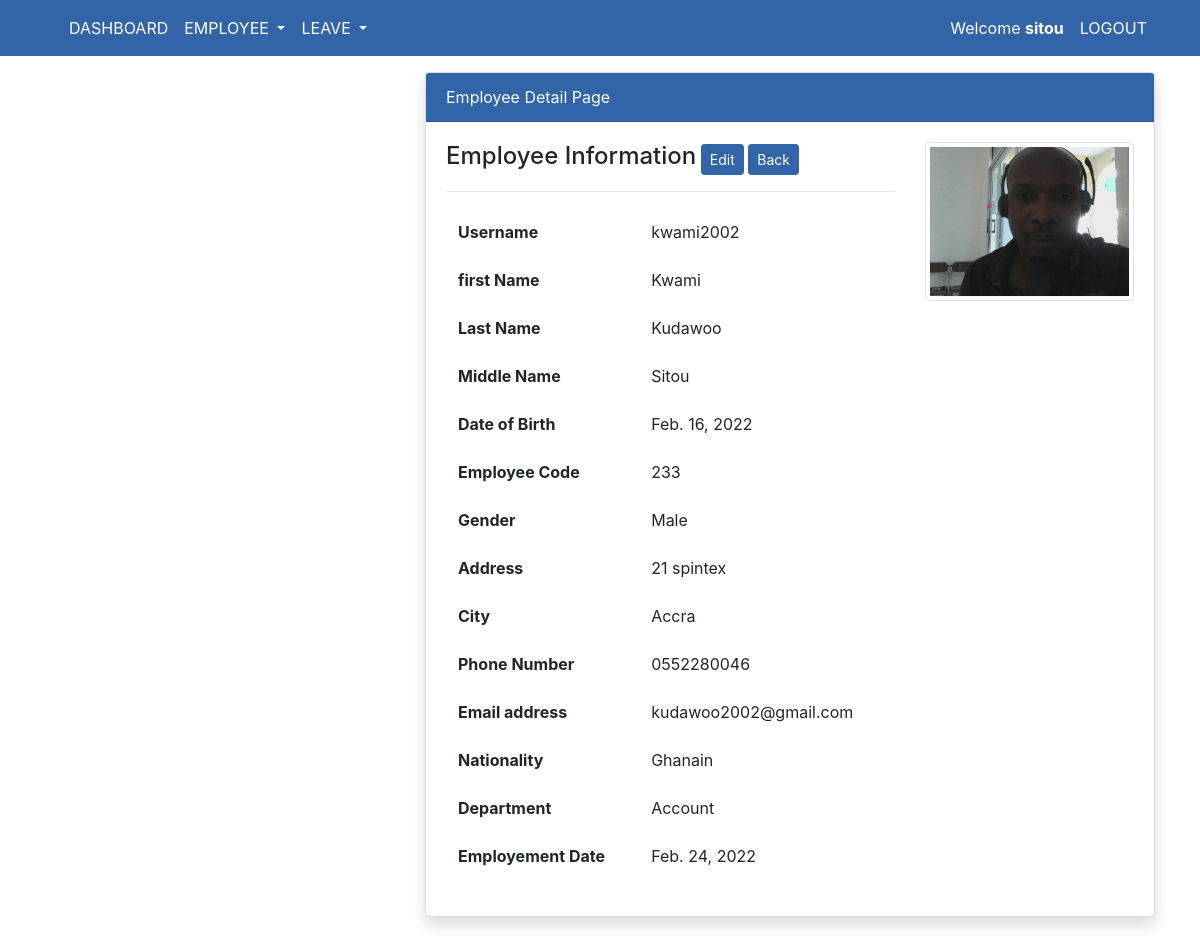
The app's page /employee/detail/5 (signed in) with its own data.
### leaves/models.py (models this page shows, shortened)
class Employee(models.Model):
    username = models.ForeignKey(User, on_delete=models.CASCADE)
    first_name = models.CharField(max_length=200)
    last_name = models.CharField(max_length=200)
    middle_name = models.CharField(max_length=200, blank=True)
    dob = models.DateField()
    emp_code = models.CharField(max_length=200, blank=True)
    emp_gender = models.ForeignKey(Gender, on_delete=models.CASCADE)
    emp_picture = models.ImageField(upload_to="employee/pictures", blank=True)
    emp_address = models.CharField(max_length=300, blank=True)
    city = models.CharField(max_length=20)
    emp_phone = models.CharField(max_length=200)
    email_address = models.EmailField(max_length=100, blank=True)
    emp_nationality = models.CharField(max_length=200)
    dept_name = models.ForeignKey(Department, on_delete=models.CASCADE)
    started_date = models.DateField()
    is_active = models.BooleanField(default=True)

class Gender(models.Model):
    gender = models.CharField(max_length=20)
    created_date = models.DateField(auto_now_add=True)
    def __str__(self):
        return self.gender

class Department(models.Model):
    dept_name = models.CharField(max_length=200)
    created_date = models.DateTimeField(auto_now_add=True)
    def __str__(self):
        return self.dept_name

### leaves/views.py (the view)
# urls.py: path('employee/detail/<pk>', views.employee_detail, name="employee-detail"),
@ login_required(login_url='index')
def employee_detail(request, pk):
    emp_detail = Employee.objects.get(pk=pk)
    context = {
        'emp_detail': emp_detail,
    }
    return render(request, 'site/employee_detail.html', context)

### templates/site/employee_detail.html (shortened to what this page needs)
{% extends 'partial/base.html' %}
{% block content %}
<br> <br>
<div class="container">
    <div class="row my-4">
        <div class="col-md-4">
        </div>
        <div class="col-md-8">
            <div class="card shadow">
                <div class="card-header bg text-white">
                    Employee Detail Page
                </div>
                <div class="card-body">
                    <div class="row">
                        <div class="col-md-8">
                            <span class="h4"> Employee Information</span> <a
                                class="btn btn-primary custom-btn btn-sm float-auto"
                                href="{% url 'employee-edit' emp_detail.pk %}">Edit</a> <a
                                class="btn btn-primary custom-btn btn-sm float-auto"
                                href="{% url 'employee-report' %}">Back</a>
                            <hr>
                            <table class="table bg-white table-borderless">
                                <tbody>
                                    {% if emp_detail %}
                                    <tr>
                                        <th scope="row">Username</th>
                                        <td>{{ emp_detail.username }}</td>
                                    </tr>
                                    <tr>
                                        <th scope="row">first Name</th>
                                        <td>{{ emp_detail.first_name }}</td>
                                    </tr>
                                    <tr>
                                        <th scope="row">Last Name</th>
                                        <td>{{ emp_detail.last_name }}</td>
                                    </tr>
                                    {% if emp_detail.middle_name%}
                                    <tr>
                                        <th scope="row">Middle Name</th>
                                        <td>{{ emp_detail.middle_name}}</td>
                                    </tr>
                                    {% endif %}
                                    <tr>
                                        <th scope="row">Date of Birth</th>
                                        <td>{{ emp_detail.dob }}</td>
                                    </tr>
                                    <tr>
                                        <th scope="row">Employee Code</th>
                                        <td>{{ emp_detail.emp_code }}</td>
                                    </tr>
                                    <tr>
                                        <th scope="row">Gender</th>
                                        <td>{{ emp_detail.emp_gender }}</td>
                                    </tr>
                                    <tr>
                                        <th scope="row">Address</th>
                                        <td>{{ emp_detail.emp_address }}</td>
                                    </tr>
                                    <tr>
                                        <th scope="row">City</th>
                                        <td>{{ emp_detail.city }}</td>
                                    </tr>
                                    <tr>
                                        <th scope="row">Phone Number</th>
                                        <td>{{ emp_detail.emp_phone }}</td>
                                    </tr>
                                    <tr>
                                        <th scope="row">Email address</th>
                                        <td>{{ emp_detail.email_address }}</td>
                                    </tr>
                                    <tr>
                                        <th scope="row">Nationality</th>
                                        <td>{{ emp_detail.emp_nationality }}</td>
                                    </tr>
                                    <tr>
                                        <th scope="row">Department</th>
                                        <td>{{ emp_detail.dept_name }}</td>
                                    </tr>
                                    <tr>
                                        <th scope="row">Employement Date</th>
                                        <td>{{ emp_detail.started_date }}</td>
                                    </tr>
                                    {% else %}
                                    <tr>
                                        <td>No employee details </td>
                                    </tr>
                                    {% endif %}
                                </tbody>
                            </table>
                        </div>
                        <div class="col-md-4">
                            {% if emp_detail.emp_picture %}
                            <img class="img-thumbnail" src="{{ emp_detail.emp_picture.url }}" alt="">
                            {% else %}
                            <img class="img-thumbnail" src="" alt="">
                            {% endif %}
                        </div>
                    </div>
                </div>
            </div>
        </div>
    </div>
</div>
{% endblock %}

### templates/partial/base.html (shortened to what this page needs)
<!DOCTYPE html>
<html lang="en">
{% load static %}
<head>
    <link rel="stylesheet" href="https://cdn.jsdelivr.net/npm/bootstrap@4.6.0/dist/css/bootstrap.min.css"
>
    <link rel="stylesheet" href="https://cdnjs.cloudflare.com/ajax/libs/font-awesome/4.7.0/css/font-awesome.min.css">
    <link rel="stylesheet" href="{% static 'css/master.css' %}">
    {% include 'partial/navbar.html' %}
</head>
<body>
    {% block content %}
    {% endblock content%}
</body>
</html>

### templates/partial/navbar.html (shortened to what this page needs)
{% load static %}
<nav class="navbar navbar-expand-lg  navbar_custom fixed-top" style=>
    <div class="container">
        <div class="collapse navbar-collapse" id="navbarSupportedContent">
            {% if request.user.is_authenticated %}
            {% if user.is_superuser and user.is_staff %}
            <ul class="navbar-nav mr-auto">
                <li class="nav-item active ">
                    <a class="nav-link text-white" href="{% url 'dashboard' %}">DASHBOARD </a>
                </li>
                <li class="nav-item dropdown">
                    <a class="nav-link dropdown-toggle text-white" href="#" id="navbarDropdown" role="button"
                        data-toggle="dropdown" aria-haspopup="true" aria-expanded="false">
                        EMPLOYEE
                    </a>
                </li>
                <li class="nav-item dropdown">
                    <a class="nav-link dropdown-toggle text-white" href="#" id="navbarDropdown" role="button"
                        data-toggle="dropdown" aria-haspopup="true" aria-expanded="false">
                        LEAVE
                    </a>
                </li>
            </ul>
            <ul class="navbar-nav ml-auto">
                <li class="nav-item ">
                    <a class="nav-link text-white" href="">Welcome <strong>{{ user.username}}</strong></a>
                </li>
                <li class="nav-item ">
                    <a class="nav-link text-white" href="{% url 'logout-page' %}">LOGOUT</a>
                </li>
            </ul>
        </div>
        {% endif %}
        {% endif %}
    </div>
</nav>

### static/css/master.css (style rules this page uses)
.navbar_custom { background-color:#3264a8; }
.btn-primary.custom-btn { background-color: #3264a8; border-color: #3264a8; }
.bg { background-color:#3264a8; }

### records on screen
Employee: username "kwami2002", first_name "Kwami", last_name "Kudawoo", middle_name "Sitou", dob "Feb. 16, 2022", emp_code "233", emp_gender "Male", emp_address "21 spintex", city "Accra", emp_phone "0552280046", email_address "kudawoo2002@gmail.com", emp_nationality "Ghanain", dept_name "Account", started_date "Feb. 24, 2022", emp_picture (picture)

### other values on screen
{{ user.username }} "sitou"
